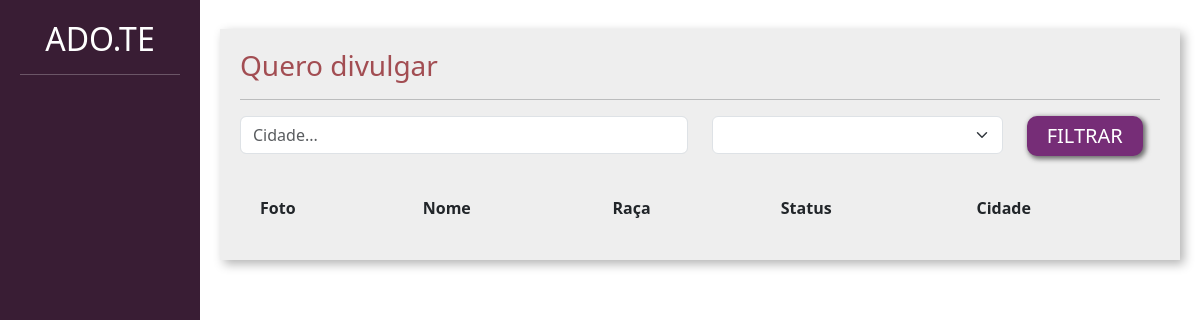
The app's page /adotar/, older data.
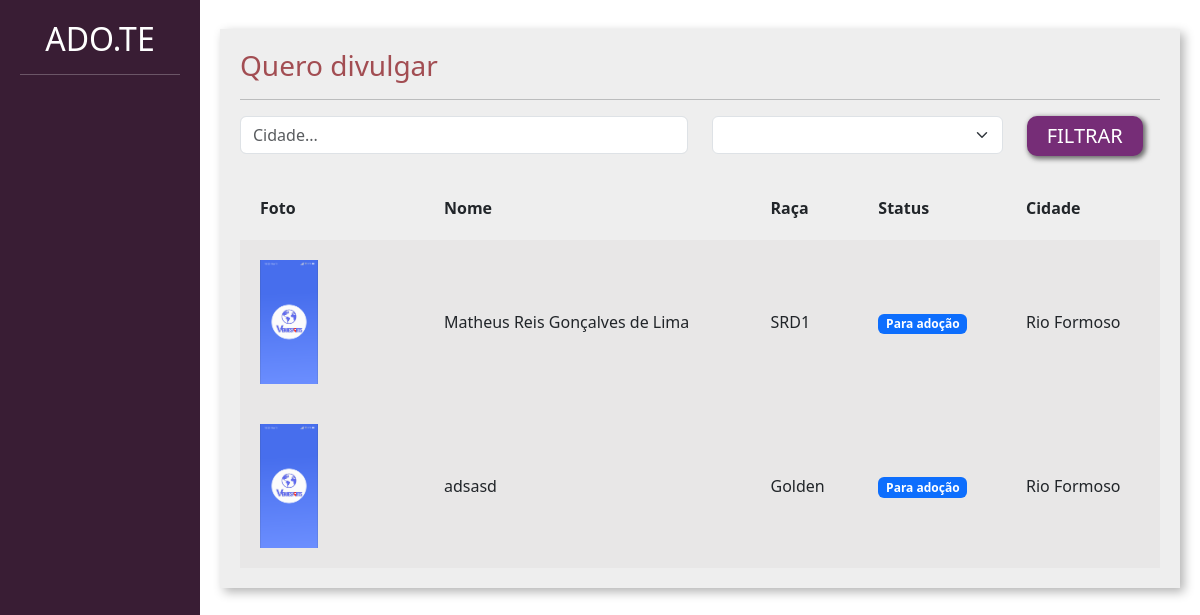
The same page, newer data.
### divulgar/models.py (models this page shows, shortened)
class Pet(models.Model):
    choices_status = (('P','Para adoção'),
                      ('A','Adotado'))
    usuario = models.ForeignKey(User, on_delete=models.DO_NOTHING)
    foto = models.ImageField(upload_to="fotos_pets")
    nome = models.CharField(max_length=100)
    descricao = models.TextField()
    estado = models.CharField(max_length=50)
    cidade = models.CharField(max_length=50)
    telefone = models.CharField(max_length=50)
    tags = models.ManyToManyField(Tag)
    raca = models.ForeignKey(Raca, on_delete=models.DO_NOTHING)
    status = models.CharField(max_length=1, choices=choices_status, default='P')

class Raca(models.Model):
    raca = models.CharField(max_length=50)
    def __str__(self):
        return self.raca

### adotar/views.py (the view)
# urls.py: path('', views.listar_pets, name="listar_pets"),
def listar_pets(request):
    if request.method == "GET":
        pets = Pet.objects.filter(status="P")
        racas = Raca.objects.all()
        cidade = request.GET.get('cidade')
        raca_filter = request.GET.get('raca')
        if cidade:
            pets = pets.filter(cidade__icontains=cidade)
        if raca_filter:
            pets = pets.filter(raca__id=raca_filter)
            raca_filter = Raca.objects.get(id=raca_filter)
        return render(request, 'listar_pets.html',{'pets':pets,'racas':racas, 'cidade':cidade, 'raca_filter':raca_filter})

### adotar/templates/listar_pets.html (shortened to what this page needs)
{% load static %}
<!doctype html>
<html lang="pt-BR">
    <head>
    <link href="https://cdn.jsdelivr.net/npm/bootstrap@5.3.0-alpha1/dist/css/bootstrap.min.css" rel="stylesheet">
    <link href="{% static 'usuarios/css/cadastro.css' %}" rel="stylesheet">
    <link href="{% static 'divulgar/css/novo_pet.css' %}" rel="stylesheet">
    <link href="{% static 'divulgar/css/seus_pet.css' %}" rel="stylesheet">
    <link href="{% static 'adotar/css/listar_pets.css' %}" rel="stylesheet">
    </head>
    <body>
        <div class="container-fluid">
            <div class="row">
                <div class="col-md-2 bg-side sidebar">
                    <h2>ADO.TE</h2>
                    <hr>
                </div>
                <div class="col-md">
                    <div class="wrapper">
                        <div class="box width80">
                            <h3 class="font-vinho">Quero divulgar</h3>
                            <hr>
                            <form action="{% url 'listar_pets' %}" method="GET">
                                <div class="row">
                                    <div class="col-md-6">
                                        <input type="text" placeholder="Cidade..." value="{% if cidade %}{{cidade}}{% endif %}" name="cidade" class="form-control">
                                    </div>
                                    <div class="col-md-4">
                                        <select class="form-select" name="raca">
                                        </select>
                                    </div>
                                    <div class="col-md-2">
                                        <input type="submit" class="btn-custom-secondary" value="FILTRAR">
                                    </div>
                                </div>
                            </form>
                             <table class="tabela" cellpadding="20">
                                <tr>
                                    <th>Foto</th>
                                    <th>Nome</th>
                                    <th>Raça</th>
                                    <th>Status</th>
                                    <th>Cidade</th>
                                </tr>
                                {% for pet in pets%}
                                    <tr class="tabela-linha">
                                        <td width="20%">
                                            <a href="{% url 'ver_pet' pet.id %}"><img width="40%" src="{{pet.foto.url}}"></a>
                                        </td>
                                        <td>
                                            {{pet.nome}}
                                        </td>
                                        <td>
                                            {{pet.raca}}
                                        </td>
                                        <td>
                                            {% if pet.status == "P" %}
                                                <span class="badge text-bg-primary">Para adoção</span>
                                            {% elif pet.status == "A" %}
                                                <span class="badge text-bg-success">Adotado</span>
                                            {% endif%}
                                        </td>
                                        <td>
                                            {{pet.cidade}}
                                        </td>
                                    </tr>
                                {% endfor %}
                            </table>
                        </div>
                    </div>
                </div>
            </div>
        </div>
    </body>
</html>

### templates/static/usuarios/css/cadastro.css (style rules this page uses)
.bg-side { background-color: #391D34; color: white; height: 100vh; }

### templates/static/divulgar/css/novo_pet.css (style rules this page uses)
.sidebar { text-align: center; padding: 20px; }
.wrapper { margin-top: 3%; display: flex; flex-direction: row; justify-content: center; align-items: center; }
.box { padding:20px; width: 50vw; background: rgb(238, 238, 238); box-shadow: 4px 4px 10px rgba(0,0,0,.3); }
.font-vinho { color: #A24D52; }

### templates/static/divulgar/css/seus_pet.css (style rules this page uses)
.width80 { width: 80vw; }
.tabela { width: 100%; margin-top: 20px; }
.tabela-linha { background-color: #e8e7e7; }

### templates/static/adotar/css/listar_pets.css (style rules this page uses)
.btn-custom-secondary { background-color: #762D77; border: none; box-shadow: 2px 2px 5px 1px rgb(108, 108, 108); color: white; font-size: 20px; padding: 5px 20px 5px 20px; border-radius: 10px; }

Row changes from the older to the newer data that the page shows:
added Pet: foto (picture), nome "Matheus Reis Gonçalves de Lima", raca "SRD1", status "Para adoção", cidade "Rio Formoso"
added Pet: foto (picture), nome "adsasd", raca "Golden", status "Para adoção", cidade "Rio Formoso"
